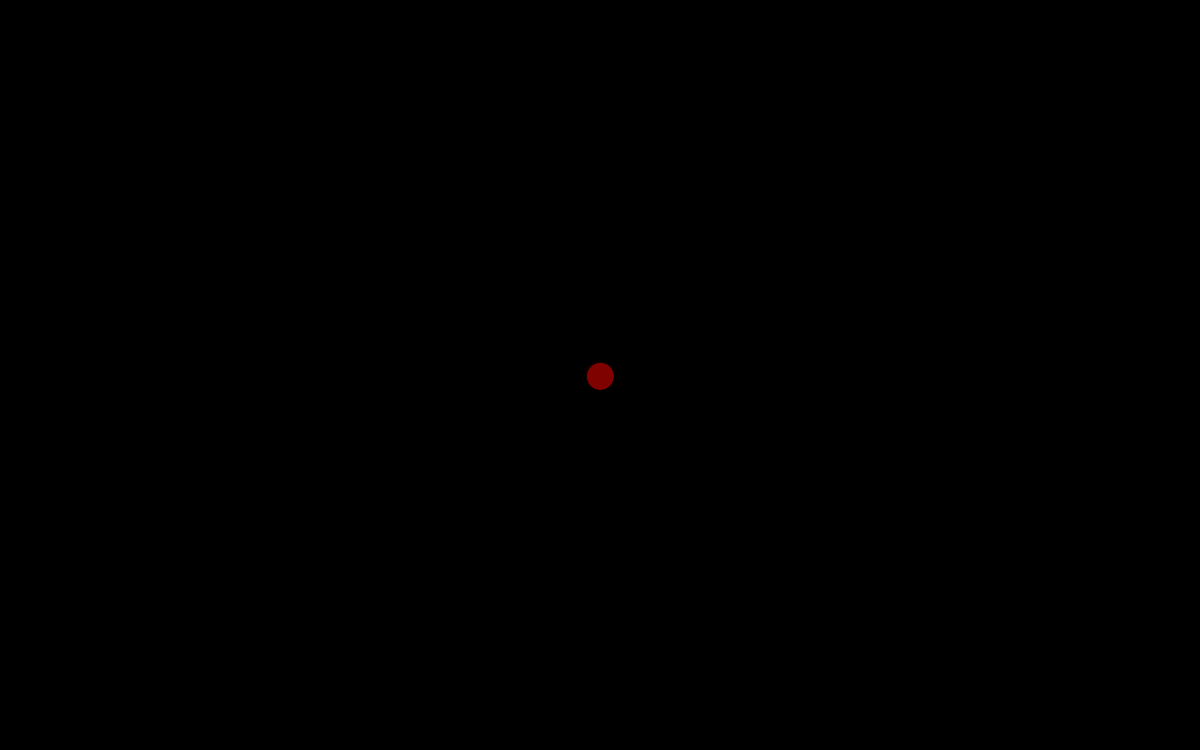
Frame 1 (no input)
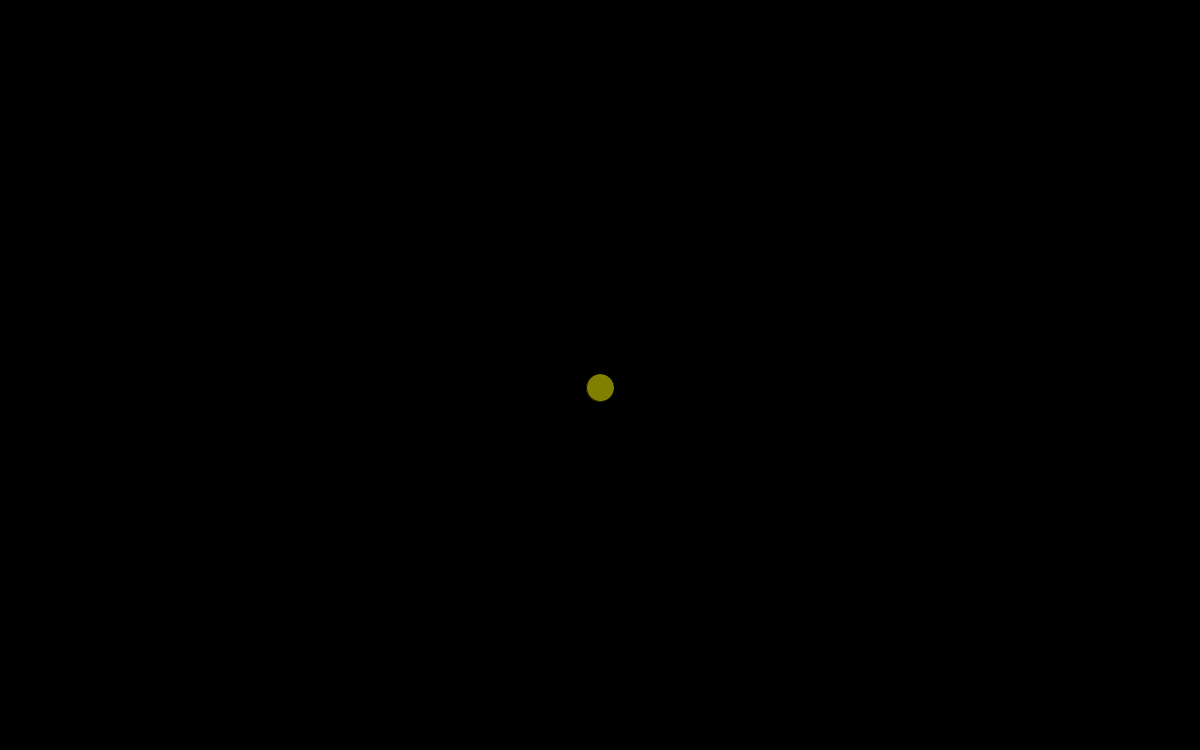
Frame 60 (the mouse pressed at the canvas centre just before this capture)
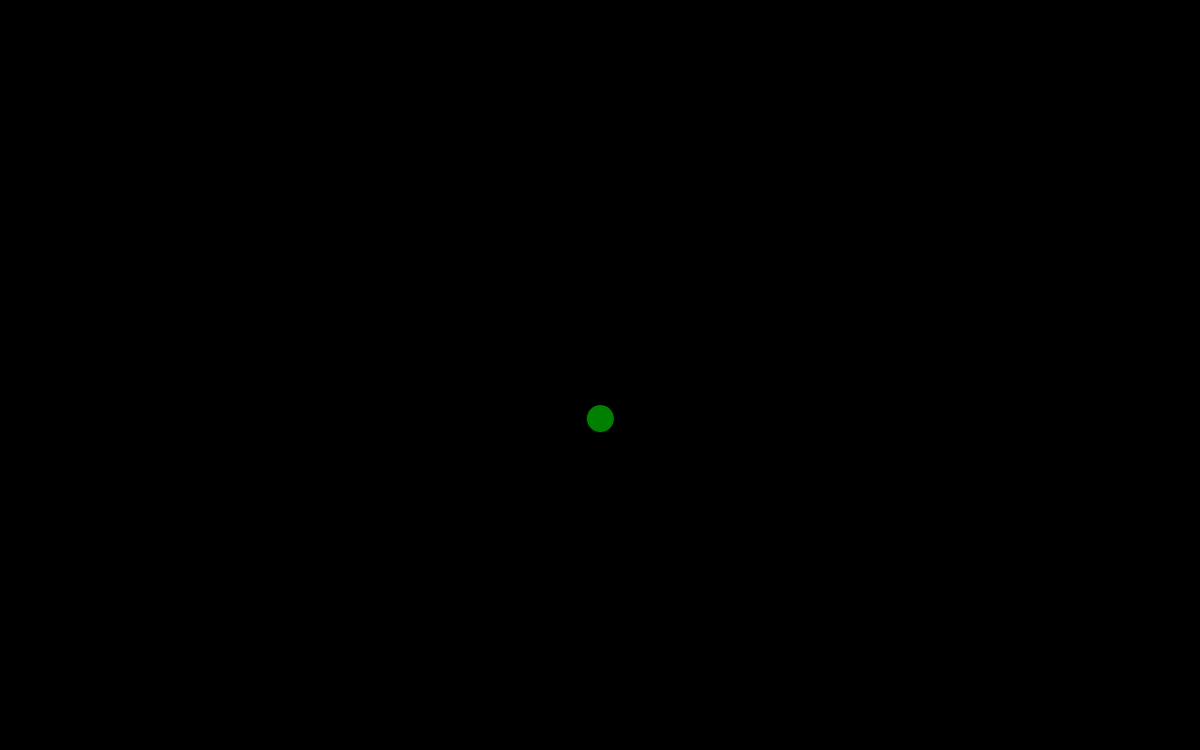
Frame 120 (the mouse held since frame 60 and released just before this capture)

The Processing sketch that drew these frames (run headless with seeded random() and noise(); from frame 60 on, the mouse is pressed at the canvas centre):

// Processing sketch: Moore_GravityBall
// ── Moore_GravityBall.pde
float x;
float y;
float vx;
float vy;
float acx;
float acy;

int sz = 30;

void setup() {
  colorMode(HSB,360,100,100,100);
  size(1280, 800);
  x=width/2;
  y=height/2;
  vx=0;
  vy=.1;
  acx=0;
  acy=1;
}

void draw() {
  background(0);
  vx+=acx;
  vy+=acy;
  x+=vx;
  y+=vy;
fill(frameCount%360, 100, 100, 50);
  ellipse(x, y, sz, sz);

  if (y+sz/2 > height) {
    y= height-sz/2;
    vy*=-abs(1);
  }
}
